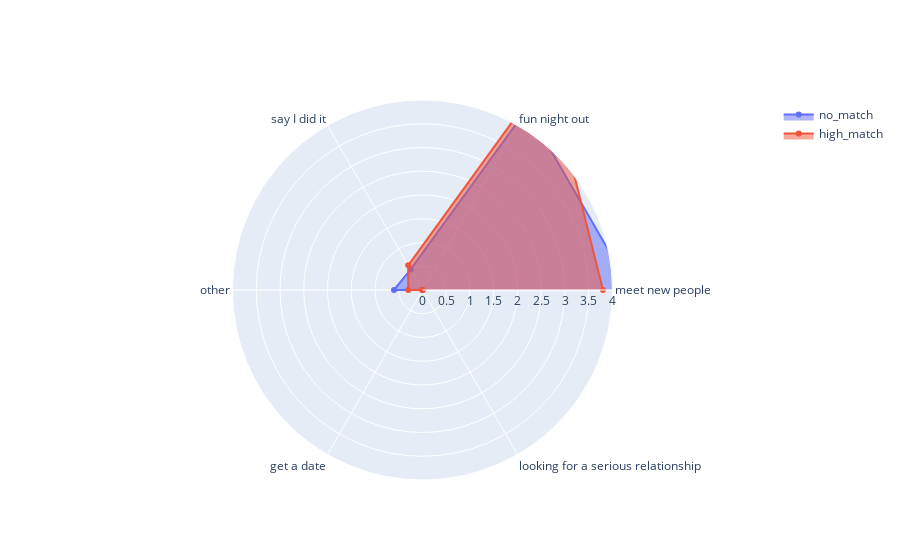

Notebook code for this chart:
### Code cell
# Plotting a multiple trace radar chart in plotly

import plotly.graph_objects as go

categories = ['meet new people','fun night out','say I did it',
              'other', 'get a date', 'looking for a serious relationship']

fig8 = go.Figure()

fig8.add_trace(go.Scatterpolar(
      r=[4.4, 4.4, .5, .6, 0, 0],
      theta=categories,
      fill='toself',
      name='no_match'
))
fig8.add_trace(go.Scatterpolar(
      r=[3.8, 5.3, .6, .3, 0, 0],
      theta=categories,
      fill='toself',
      name='high_match'
))

fig8.update_layout(
  polar=dict(
    radialaxis=dict(
      visible=True,
      range=[0, 4]
    )),
  showlegend=True
)

fig8.show()

### Figure 1 — Plotly figure (JSON) as saved in the notebook; plotly's stock layout.template omitted (floating-point values rounded to 4 significant figures)
{"data": [{"fill": "toself", "name": "no_match", "r": [4.4, 4.4, 0.5, 0.6, 0, 0], "theta": ["meet new people", "fun night out", "say I did it", "other", "get a date", "looking for a serious relationship"], "type": "scatterpolar"}, {"fill": "toself", "name": "high_match", "r": [3.8, 5.3, 0.6, 0.3, 0, 0], "theta": ["meet new people", "fun night out", "say I did it", "other", "get a date", "looking for a serious relationship"], "type": "scatterpolar"}], "layout": {"polar": {"radialaxis": {"range": [0, 4], "visible": true}}, "showlegend": true}}
